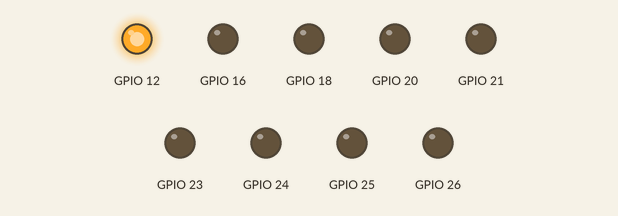
This program was run on a simulated Raspberry Pi (BCM pin numbers). Shown: output pins drawn as LEDs (lit = HIGH). Random numbers come from a fixed seed; what the program prints to the terminal is not drawn.

Above: at 0.1 s.
Timing chart, 0 to 1.6 s (numbered marks = the images above):
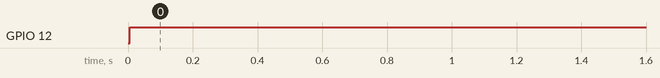

The program:

keyBoardInputGame.py
```python
import RPi.GPIO as GPIO
import time
import sys
print(str(__file__))
sys.path.append(str(__file__).replace("/tests/keyBoardInputGame.py", "/"))
print(sys.path)
from keyBoardInput import keyBoardInput
from random import choice

"""
Randem LED (general output) is lit up on rasberrypi randemly from the list of valid GPIO numbers.
User must click the correct button which corresponds to the lit LED using a keypad.
Once the correct key is pressed, a new randem LED is lit.
"""

GPIO.setmode(GPIO.BCM)

GPIO.setup(16, GPIO.IN, pull_up_down=GPIO.PUD_DOWN)
GPIO.setup(20, GPIO.IN, pull_up_down=GPIO.PUD_DOWN)

LEDs =       [ 25, 26, 12, 16, 24, 20, 23, 21, 18]
characters = ["1","2","3","4","5","6","7","8","9"]
LEDmap = {}
for i in range(len(LEDs)):
    char = characters[i]
    led = LEDs[i]
    LEDmap[char]=led

for led in LEDs:
    GPIO.setup(led, GPIO.OUT, initial=GPIO.LOW)

light_port = LEDs[0]

def randem_led():
    global light_port
    global LEDs
    GPIO.output(light_port, GPIO.LOW)
    light_port = choice(LEDs)
    GPIO.output(light_port, GPIO.HIGH)
    print("led port: " + str(light_port))

def main():
    global light_port
    global LEDmap

    c0 = 19
    c1 = 13
    c2 = 6
    c3 = 5
    r3 = 4
    r2 = 17
    r1 = 27
    r0 = 22
    keyBoard = keyBoardInput(r0, r1, r2, r3, c0, c1, c2, c3)

    input = ""
    randem_led()
    while(input[-2:] != "DD"):
        if(keyBoard.wasKeyPressed()):
            char = keyBoard.getInput()
            print("map: " + str(LEDmap))
            input += char
            if (char in LEDmap and LEDmap[char] == light_port):
                randem_led()
            print(input + "\n")

    GPIO.output(light_port, GPIO.LOW)
    print("Exited test")


main()
```

keyBoardInput.py
```python
import RPi.GPIO as GPIO
import time

class keyBoardInput:
    """
    Checks if a key is pressed on a keyboard (matching the keys from CHAR_MAP below).
    Returns the last pressed key when queried or None if no key was pressed
    """

    sleep = 0.1
    CHAR_MAP = [
        ["1","2","3","A"],
        ["4","5","6","B"],
        ["7","8","9","C"],
        ["*","0","#","D"],
    ]
    column = 0
    row = 0

    def __init__(self, portRow0: int, portRow1: int, portRow2: int, portRow3: int, portCol0: int, portCol1: int, portCol2: int, portCol3: int):
        self.isKeyPressed = 0
        self.rowPorts = [portRow0, portRow1, portRow2, portRow3]
        self.columnPorts = [portCol0, portCol1, portCol2, portCol3]

        #setup ports
        for rowPort in self.rowPorts:
            GPIO.setup(rowPort, GPIO.IN, pull_up_down=GPIO.PUD_DOWN)
        for colPort in self.columnPorts:
            GPIO.setup(colPort, GPIO.IN, pull_up_down=GPIO.PUD_UP)

        self.activate()

    def wasKeyPressed(self)->bool:
        return self.isKeyPressed >= 2

    def getInput(self) -> str:
        time.sleep(self.sleep)
        if(self.isKeyPressed >= 2):
            self.isKeyPressed = 0
            return self.CHAR_MAP[self.row][self.column]
        return None

    def activate(self, should_activate: bool = True) -> None:
        if (should_activate):
            for rowPort in self.rowPorts:
                GPIO.add_event_detect(rowPort, GPIO.RISING, callback=self.setRow, bouncetime=100)
            for colPort in self.columnPorts:
                GPIO.add_event_detect(colPort, GPIO.FALLING, callback=self.setColumn, bouncetime=100)
        else:
            for rowPort in self.rowPorts:
                GPIO.remove_event_detect(rowPort)
            for colPort in self.columnPorts:
                GPIO.remove_event_detect(colPort)

    def setRow(self, ev:int=None)->None:
        self.row = self.rowPorts.index(ev)
        self.isKeyPressed += 1

    def setColumn(self, ev:int=None)->None:
        self.column = self.columnPorts.index(ev)
        self.isKeyPressed += 1
```

Measured:
- by itself, GPIO 12: LOW → HIGH at 0.01 s
